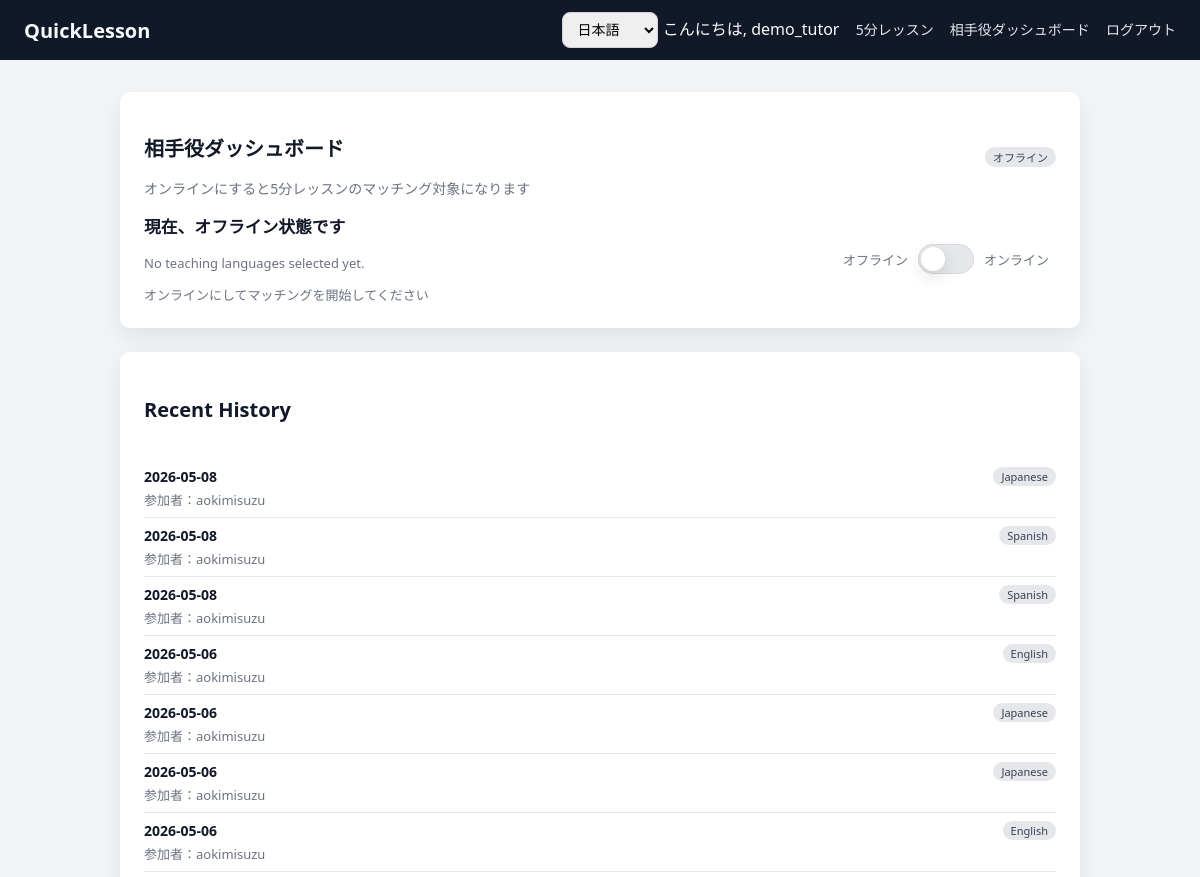
The app's page /tutor/dashboard/ (signed in, upper part), older data.
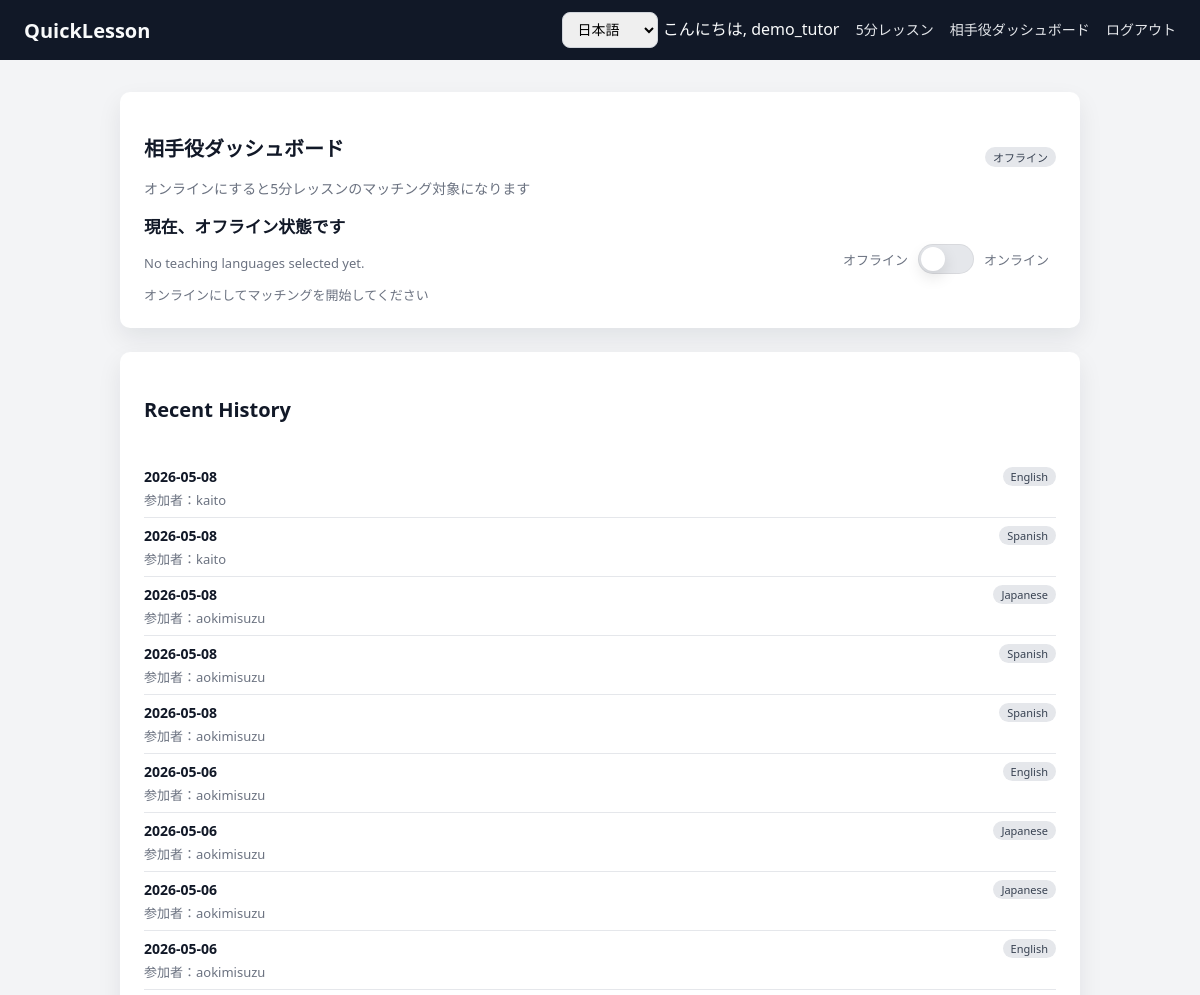
The same page, newer data.
### core/models/lessons.py (models this page shows, shortened)
class QuickLessonMatch(models.Model):
    request = models.OneToOneField(QuickLessonRequest, on_delete=models.CASCADE)
    tutor = models.ForeignKey(TutorProfile, on_delete=models.CASCADE)
    started_at = models.DateTimeField()
    end_at = models.DateTimeField()
    meeting_url = models.URLField(blank=True)
    price = models.DecimalField(max_digits=8, decimal_places=2, default=0)
    @property
    def student_name(self) -> str:
        return self.request.student.user.username

class QuickLessonRequest(models.Model):
    STATUS_CHOICES = [
        ("waiting", "Waiting"),
        ("matched", "Matched"),
        ("cancelled", "Cancelled"),
    ]
    PURPOSE_CHOICES = [
        ("lesson", "Lesson"),
        ("interview", "Interview"),
    ]
    student = models.ForeignKey(StudentProfile, on_delete=models.CASCADE)
    language = models.ForeignKey(LessonLanguage, on_delete=models.PROTECT)
    created_at = models.DateTimeField(auto_now_add=True)
    status = models.CharField(
        max_length=20,
        choices=STATUS_CHOICES,
        default="waiting",
    )
    purpose = models.CharField(
        max_length=20,
        choices=PURPOSE_CHOICES,
        default="lesson",
    )

### core/models/users.py (models this page shows, shortened)
class StudentProfile(models.Model):
    user = models.OneToOneField(User, on_delete=models.CASCADE)
    native_language = models.ForeignKey(
        LessonLanguage,
        null=True,
        blank=True,
        on_delete=models.SET_NULL,
    )

### core/models/languages.py (models this page shows, shortened)
class LessonLanguage(models.Model):
    code = models.CharField(max_length=10, unique=True)
    name = models.CharField(max_length=50)

### core/views/tutor.py (the view, shortened to what this page needs)
# urls.py: path("tutor/dashboard/", views.tutor_dashboard, name="tutor_dashboard"),
@login_required
def tutor_dashboard(request):
    tutor_profile, _ = TutorProfile.objects.get_or_create(user=request.user)
    matches = QuickLessonMatch.objects.filter(
        tutor=tutor_profile
    ).select_related(
        "request",
        "request__student",
        "request__student__user",
        "request__language",
    ).order_by("-started_at")
    return render(
        request,
        "core/tutor_dashboard.html",
        {
            "tutor": tutor_profile,
            "matches": matches,
        },
    )

### templates/core/tutor_dashboard.html (shortened to what this page needs)
{% extends "base.html" %}
{% load i18n %}
{% block content %}
<div class="card">
  <div class="card-header" style="display:flex; align-items:center; justify-content:space-between; gap:12px;">
    <div>
      <h2 class="card-title">{% trans "Tutor Dashboard" %}</h2>
      <p class="card-subtitle" style="margin:6px 0 0;">
        {% trans "When you go online, you’ll be available for 5-minute lesson matching." %}
      </p>
    </div>
    <div style="display:flex; align-items:center; gap:10px;">
      {% if tutor.is_online %}
        <span class="badge badge-green" id="status-badge">{% trans "Online" %}</span>
      {% else %}
        <span class="badge badge-gray" id="status-badge">{% trans "Offline" %}</span>
      {% endif %}
    </div>
  </div>
  <div class="mt-16" style="display:flex; align-items:center; justify-content:space-between; gap:16px;">
    <div>
      <div style="font-weight:600; font-size:1.05rem;">
        {% if tutor.is_online %}
          {% trans "You are discoverable now." %}
        {% else %}
          {% trans "You are not discoverable." %}
        {% endif %}
      </div>
      <div class="text-muted" style="margin-top:6px;" id="matching-hint">
        <div class="mt-16">
  {% if tutor.languages.all %}
    <div style="display:flex; flex-wrap:wrap; gap:6px;">
        {% for lang in tutor.languages.all %}
  {% if lang.name == "Japanese" %}
    <span style="display:inline-block; padding:5px 11px; border-radius:999px; font-size:0.8rem; font-weight:600; background:#fee2e2; color:#991b1b; border:1px solid #fecaca;">
      {% trans lang.name %}
    </span>
  {% elif lang.name == "English" %}
    <span style="display:inline-block; padding:5px 11px; border-radius:999px; font-size:0.8rem; font-weight:600; background:#dbeafe; color:#1e3a8a; border:1px solid #bfdbfe;">
      {% trans lang.name %}
    </span>
  {% elif lang.name == "Spanish" %}
    <span style="display:inline-block; padding:5px 11px; border-radius:999px; font-size:0.8rem; font-weight:600; background:#fef3c7; color:#92400e; border:1px solid #fde68a;">
      {% trans lang.name %}
    </span>
  {% elif lang.name == "French" %}
    <span style="display:inline-block; padding:5px 11px; border-radius:999px; font-size:0.8rem; font-weight:600; background:#dcfce7; color:#166534; border:1px solid #bbf7d0;">
      {% trans lang.name %}
    </span>
  {% else %}
    <span style="display:inline-block; padding:5px 11px; border-radius:999px; font-size:0.8rem; font-weight:600; background:#f3f4f6; color:#374151; border:1px solid #ddd;">
      {% trans lang.name %}
    </span>
  {% endif %}
{% endfor %}
    </div>
  {% else %}
    <p class="text-muted">{% trans "No teaching languages selected yet." %}</p>
  {% endif %}
</div>
        {% if tutor.is_online %}
          {% trans "Waiting for a student… We’ll move you to the lesson room automatically when matched." %}
        {% else %}
          {% trans "Switch online to start matching." %}
        {% endif %}
      </div>
    </div>
    <form method="post" id="online-form" style="margin:0;">
      <label class="switch" style="display:flex; align-items:center; gap:10px; cursor:pointer; user-select:none;">
        <span class="text-muted" style="min-width:72px; text-align:right;">{% trans "Offline" %}</span>
        <span class="switch-track" aria-hidden="true">
          <span class="switch-thumb"></span>
        </span>
        <span class="text-muted" style="min-width:72px;">{% trans "Online" %}</span>
      </label>
    </form>
  </div>
</div>
{% include "core/_recent_lessons.html" with matches=matches %}
{% endblock %}

### templates/core/_recent_lessons.html (shortened to what this page needs)
{% load i18n %}
<div class="card">
  <div class="card-header">
    <h3 class="card-title">Recent History</h3>
  </div>
  <ul class="list">
    {% for m in matches %}
      <li style="display:flex; align-items:flex-start; justify-content:space-between; gap:12px;">
        <div>
          <div><strong>{{ m.started_at|date:"Y-m-d" }}</strong></div>
          <div class="text-muted" style="margin-top:4px;">
            参加者：{{ m.student_name|default:"非表示" }}
          </div>
        </div>
        <span class="badge badge-gray">{{ m.request.language.name }}</span>
      </li>
    {% endfor %}
  </ul>
</div>

Row changes from the older to the newer data that the page shows:
added QuickLessonMatch: started_at "2026-05-08", student_name "kaito", request.language.name "English"
added QuickLessonMatch: started_at "2026-05-08", student_name "kaito", request.language.name "Spanish"
